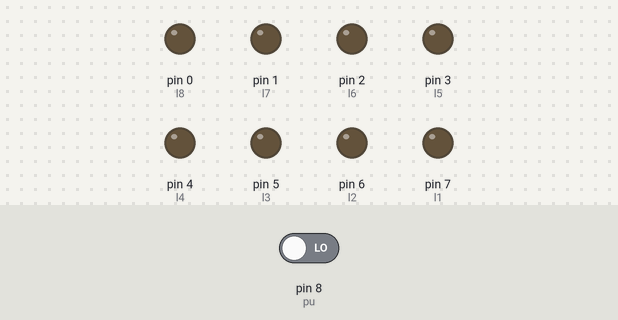
Simulated run of this sketch. Board: Arduino Uno, built with avr-gcc and run on an emulated ATmega328P. On the bench: output pins drawn as LEDs (lit = HIGH). Dashed ring = blinking. Inputs (shaded band) come from the test bench; at power-on: pin 8 (pu) LOW.

Above: at 1.2 s.
1.3 s: pin 8 (pu) driven HIGH
At 2.92 s:
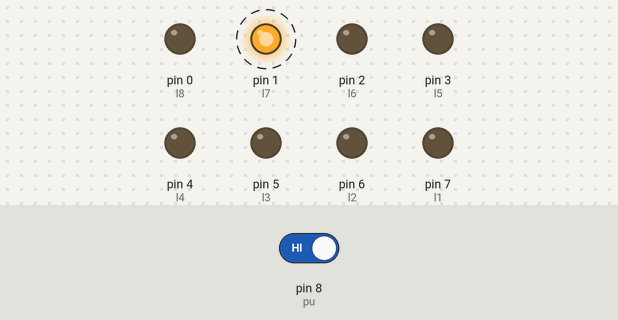
4.3 s: pin 8 (pu) driven LOW
At 5.3 s:
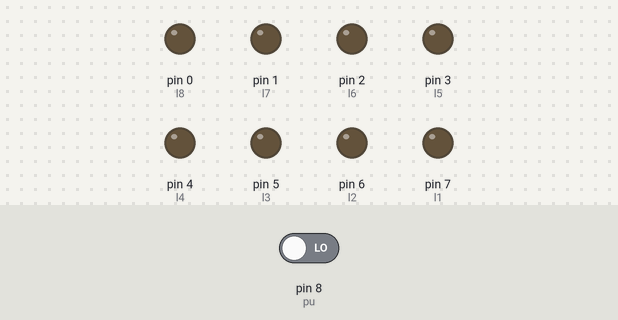
5.8 s: pin 8 (pu) driven HIGH
At 5.92 s:
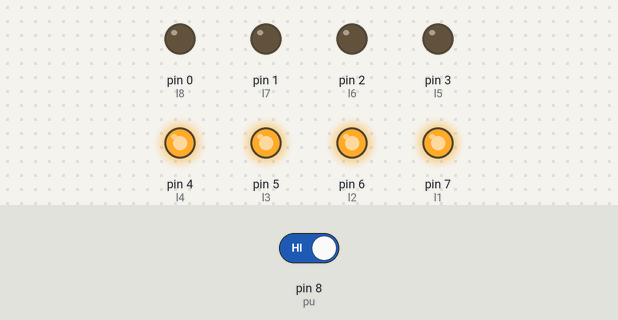
Timing chart, 0 to 17.8 s (numbered marks = the images above; inputs shaded):
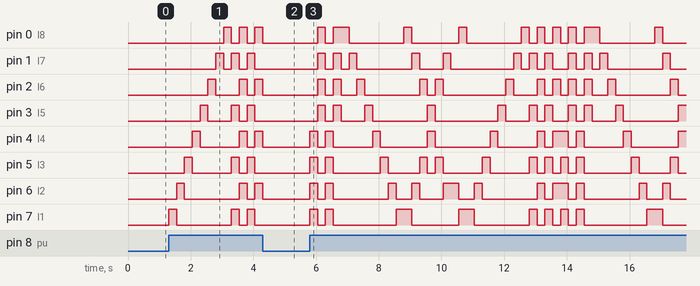

The sketch:

pattern_.ino
```cpp
int pu = 8;
int l1 = 7;
int l2 = 6;
int l3 = 5;
int l4 = 4;
int l5 = 3;
int l6 = 2;
int l7 = 1;
int l8 = 0;
int x = 1;
int pu_val = 0;
void setup () {
pinMode (pu,INPUT);
pinMode (l1,OUTPUT);
pinMode (l2,OUTPUT);
pinMode (l3,OUTPUT);
pinMode (l4,OUTPUT);
pinMode (l5,OUTPUT);
pinMode (l6,OUTPUT);
pinMode (l7,OUTPUT);
pinMode (l8,OUTPUT);
void pattern1();
void pattern2();
void pattern3();
void pattern4();
void pattern5();
}
void loop () {
if (digitalRead(pu)==1){
pu_val = 1;
}
if (pu_val == 1){
  if (x==1){
pattern1();
  }
  else if (x==2){
  pattern2();
  }
  else if (x==3){
  pattern3();
  }
  else if (x==4){
  pattern4();
  }
  else if (x==5){
  pattern5();
  }
}
}
void pattern1(){
digitalWrite (l1,1);
digitalWrite (l2,0);
digitalWrite (l3,0);
digitalWrite (l4,0);
digitalWrite (l5,0);
digitalWrite (l6,0);
digitalWrite (l7,0);
digitalWrite (l8,0);
delay (250);
digitalWrite (l1,0);
digitalWrite (l2,1);
digitalWrite (l3,0);
digitalWrite (l4,0);
digitalWrite (l5,0);
digitalWrite (l6,0);
digitalWrite (l7,0);
digitalWrite (l8,0);
delay (250);
digitalWrite (l1,0);
digitalWrite (l2,0);
digitalWrite (l3,1);
digitalWrite (l4,0);
digitalWrite (l5,0);
digitalWrite (l6,0);
digitalWrite (l7,0);
digitalWrite (l8,0);
delay (250);
digitalWrite (l1,0);
digitalWrite (l2,0);
digitalWrite (l3,0);
digitalWrite (l4,1);
digitalWrite (l5,0);
digitalWrite (l6,0);
digitalWrite (l7,0);
digitalWrite (l8,0);
delay (250);
digitalWrite (l1,0);
digitalWrite (l2,0);
digitalWrite (l3,0);
digitalWrite (l4,0);
digitalWrite (l5,1);
digitalWrite (l6,0);
digitalWrite (l7,0);
digitalWrite (l8,0);
delay (250);
digitalWrite (l1,0);
digitalWrite (l2,0);
digitalWrite (l3,0);
digitalWrite (l4,0);
digitalWrite (l5,0);
digitalWrite (l6,1);
digitalWrite (l7,0);
digitalWrite (l8,0);
delay (250);
digitalWrite (l1,0);
digitalWrite (l2,0);
digitalWrite (l3,0);
digitalWrite (l4,0);
digitalWrite (l5,0);
digitalWrite (l6,0);
digitalWrite (l7,1);
digitalWrite (l8,0);
delay (250);
digitalWrite (l1,0);
digitalWrite (l2,0);
digitalWrite (l3,0);
digitalWrite (l4,0);
digitalWrite (l5,0);
digitalWrite (l6,0);
digitalWrite (l7,0);
digitalWrite (l8,1);
delay (250);
digitalWrite (l1,0);
digitalWrite (l2,0);
digitalWrite (l3,0);
digitalWrite (l4,0);
digitalWrite (l5,0);
digitalWrite (l6,0);
digitalWrite (l7,0);
digitalWrite (l8,0);
x=2;
pu_val = 0;
}
void pattern2(){
digitalWrite (l1,1);
digitalWrite (l2,0);
digitalWrite (l3,1);
digitalWrite (l4,0);
digitalWrite (l5,1);
digitalWrite (l6,0);
digitalWrite (l7,1);
digitalWrite (l8,0);
delay (250);
digitalWrite (l1,0);
digitalWrite (l2,1);
digitalWrite (l3,0);
digitalWrite (l4,1);
digitalWrite (l5,0);
digitalWrite (l6,1);
digitalWrite (l7,0);
digitalWrite (l8,1);
delay (250);
digitalWrite (l1,1);
digitalWrite (l2,0);
digitalWrite (l3,1);
digitalWrite (l4,0);
digitalWrite (l5,1);
digitalWrite (l6,0);
digitalWrite (l7,1);
digitalWrite (l8,0);
delay (250);
digitalWrite (l1,0);
digitalWrite (l2,1);
digitalWrite (l3,0);
digitalWrite (l4,1);
digitalWrite (l5,0);
digitalWrite (l6,1);
digitalWrite (l7,0);
digitalWrite (l8,1);
delay (250);
digitalWrite (l1,0);
digitalWrite (l2,0);
digitalWrite (l3,0);
digitalWrite (l4,0);
digitalWrite (l5,0);
digitalWrite (l6,0);
digitalWrite (l7,0);
digitalWrite (l8,0);
x=3;
pu_val = 0;
}
void pattern3(){
digitalWrite (l1,1);
digitalWrite (l2,1);
digitalWrite (l3,1);
digitalWrite (l4,1);
digitalWrite (l5,0);
digitalWrite (l6,0);
digitalWrite (l7,0);
digitalWrite (l8,0);
delay (250);
digitalWrite (l1,0);
digitalWrite (l2,0);
digitalWrite (l3,0);
digitalWrite (l4,0);
digitalWrite (l5,1);
digitalWrite (l6,1);
digitalWrite (l7,1);
digitalWrite (l8,1);
delay (250);
digitalWrite (l1,1);
digitalWrite (l2,1);
digitalWrite (l3,1);
digitalWrite (l4,1);
digitalWrite (l5,0);
digitalWrite (l6,0);
digitalWrite (l7,0);
digitalWrite (l8,0);
delay (250);
digitalWrite (l1,0);
digitalWrite (l2,0);
digitalWrite (l3,0);
digitalWrite (l4,0);
digitalWrite (l5,1);
digitalWrite (l6,1);
digitalWrite (l7,1);
digitalWrite (l8,1);
delay (250);
digitalWrite (l1,0);
digitalWrite (l2,0);
digitalWrite (l3,0);
digitalWrite (l4,0);
digitalWrite (l5,0);
digitalWrite (l6,0);
digitalWrite (l7,0);
digitalWrite (l8,0);
x=4;
pu_val = 0;
}
void pattern4(){
digitalWrite (l1,0);
digitalWrite (l2,0);
digitalWrite (l3,0);
digitalWrite (l4,0);
digitalWrite (l5,0);
digitalWrite (l6,0);
digitalWrite (l7,0);
digitalWrite (l8,1);
delay (250);
digitalWrite (l1,0);
digitalWrite (l2,0);
digitalWrite (l3,0);
digitalWrite (l4,0);
digitalWrite (l5,0);
digitalWrite (l6,0);
digitalWrite (l7,1);
digitalWrite (l8,0);
delay (250);
digitalWrite (l1,0);
digitalWrite (l2,0);
digitalWrite (l3,0);
digitalWrite (l4,0);
digitalWrite (l5,0);
digitalWrite (l6,1);
digitalWrite (l7,0);
digitalWrite (l8,0);
delay (250);
digitalWrite (l1,0);
digitalWrite (l2,0);
digitalWrite (l3,0);
digitalWrite (l4,0);
digitalWrite (l5,1);
digitalWrite (l6,0);
digitalWrite (l7,0);
digitalWrite (l8,0);
delay (250);
digitalWrite (l1,0);
digitalWrite (l2,0);
digitalWrite (l3,0);
digitalWrite (l4,1);
digitalWrite (l5,0);
digitalWrite (l6,0);
digitalWrite (l7,0);
digitalWrite (l8,0);
delay (250);
digitalWrite (l1,0);
digitalWrite (l2,0);
digitalWrite (l3,1);
digitalWrite (l4,0);
digitalWrite (l5,0);
digitalWrite (l6,0);
digitalWrite (l7,0);
digitalWrite (l8,0);
delay (250);
digitalWrite (l1,0);
digitalWrite (l2,1);
digitalWrite (l3,0);
digitalWrite (l4,0);
digitalWrite (l5,0);
digitalWrite (l6,0);
digitalWrite (l7,0);
digitalWrite (l8,0);
delay (250);
digitalWrite (l1,1);
digitalWrite (l2,0);
digitalWrite (l3,0);
digitalWrite (l4,0);
digitalWrite (l5,0);
digitalWrite (l6,0);
digitalWrite (l7,0);
digitalWrite (l8,0);
delay (250);
digitalWrite (l1,0);
digitalWrite (l2,0);
digitalWrite (l3,0);
digitalWrite (l4,0);
digitalWrite (l5,0);
digitalWrite (l6,0);
digitalWrite (l7,0);
digitalWrite (l8,0);
x=5;
pu_val = 0;
}
void pattern5(){
digitalWrite (l1,1);
digitalWrite (l2,0);
digitalWrite (l3,0);
digitalWrite (l4,0);
digitalWrite (l5,0);
digitalWrite (l6,0);
digitalWrite (l7,0);
digitalWrite (l8,1);
delay (250);
digitalWrite (l1,0);
digitalWrite (l2,1);
digitalWrite (l3,0);
digitalWrite (l4,0);
digitalWrite (l5,0);
digitalWrite (l6,0);
digitalWrite (l7,1);
digitalWrite (l8,0);
delay (250);
digitalWrite (l1,0);
digitalWrite (l2,0);
digitalWrite (l3,1);
digitalWrite (l4,0);
digitalWrite (l5,0);
digitalWrite (l6,1);
digitalWrite (l7,0);
digitalWrite (l8,0);
delay (250);
digitalWrite (l1,0);
digitalWrite (l2,0);
digitalWrite (l3,0);
digitalWrite (l4,1);
digitalWrite (l5,1);
digitalWrite (l6,0);
digitalWrite (l7,0);
digitalWrite (l8,0);
delay (250);
digitalWrite (l1,0);
digitalWrite (l2,0);
digitalWrite (l3,1);
digitalWrite (l4,0);
digitalWrite (l5,0);
digitalWrite (l6,1);
digitalWrite (l7,0);
digitalWrite (l8,0);
delay (250);
digitalWrite (l1,0);
digitalWrite (l2,1);
digitalWrite (l3,0);
digitalWrite (l4,0);
digitalWrite (l5,0);
digitalWrite (l6,0);
digitalWrite (l7,1);
digitalWrite (l8,0);
delay (250);
digitalWrite (l1,0);
digitalWrite (l2,1);
digitalWrite (l3,0);
digitalWrite (l4,0);
digitalWrite (l5,0);
digitalWrite (l6,0);
digitalWrite (l7,0);
digitalWrite (l8,0);
delay (250);
digitalWrite (l1,1);
digitalWrite (l2,0);
digitalWrite (l3,0);
digitalWrite (l4,0);
digitalWrite (l5,0);
digitalWrite (l6,0);
digitalWrite (l7,0);
digitalWrite (l8,1);
delay (250);
digitalWrite (l1,0);
digitalWrite (l2,0);
digitalWrite (l3,0);
digitalWrite (l4,0);
digitalWrite (l5,0);
digitalWrite (l6,0);
digitalWrite (l7,0);
digitalWrite (l8,0);
x=1;
pu_val = 0;
}
```

Measured:
- after the input at 1.3 s, pin 0 (l8): alternates HIGH for 0.25 s and LOW for 0.25 s, starting after 1.8 s; pin 1 (l7): alternates HIGH for 0.25 s and LOW for 0.25 s, starting after 1.5 s
- after the input at 4.3 s, pin 0 (l8), pin 2 (l6): goes on until 4.3 s, then stays LOW; pin 1 (l7), pin 3 (l5), pin 5 (l3), pin 7 (l1): stops changing and stays LOW
- after the input at 5.8 s, pin 0 (l8): LOW → HIGH after 0.25 s, → LOW 0.25 s later, → HIGH 0.25 s later, → LOW 0.50 s later, … (20 changes in this stretch); pin 1 (l7): LOW → HIGH after 0.25 s, → LOW 0.25 s later, → HIGH 0.25 s later, → LOW 0.25 s later, … (24 changes in this stretch)
